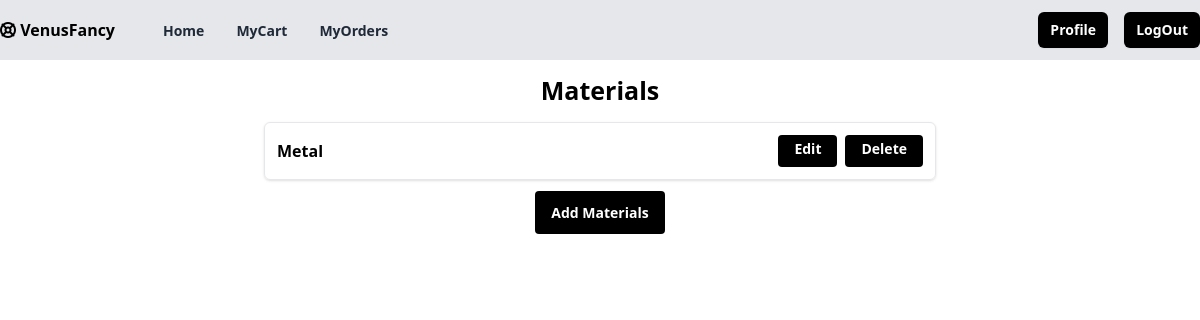
Page /materials/all/ (signed in) on the earlier database version.
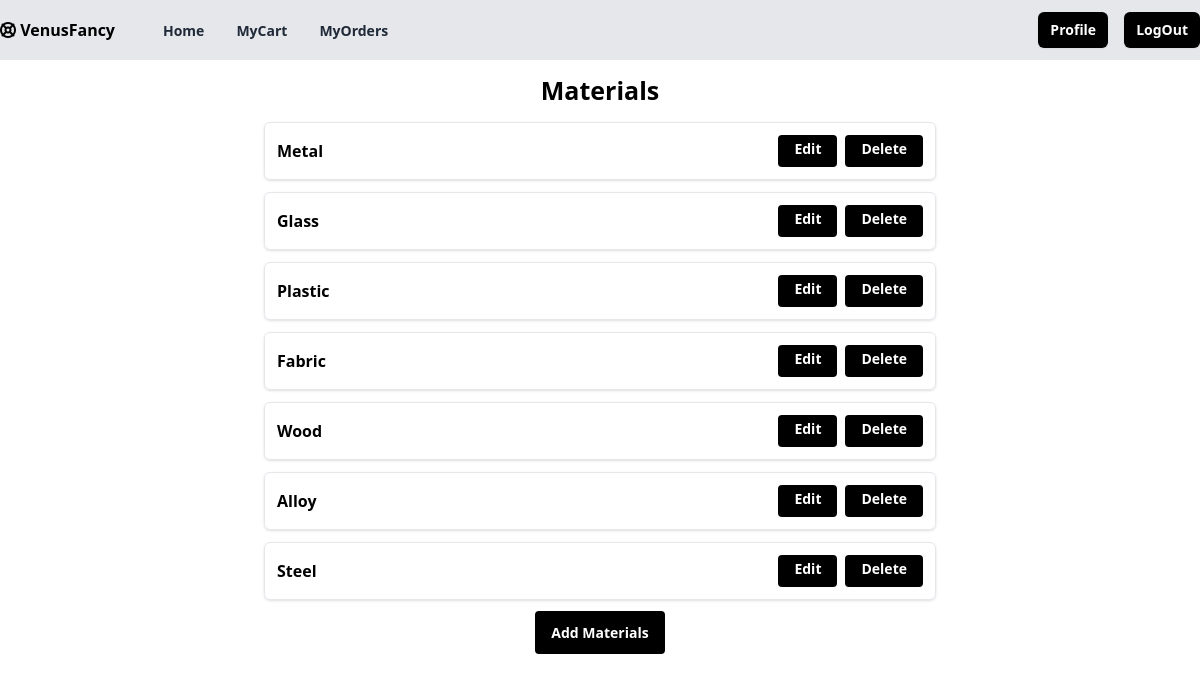
Same page on the later database version.
### myfancy/models.py (models this page shows)
class Material(models.Model):
    name=models.CharField(max_length=200,unique=True)
    created_date=models.DateTimeField(auto_now_add=True)
    updated_date=models.DateTimeField(auto_now=True)
    is_active=models.BooleanField(default=True)
    def __str__(self):
        return self.name

### myfancy/views.py (the view)
# urls.py: path("materials/all/",views.MaterialListView.as_view(),name="material-all"),
@method_decorator(signin_required,name="dispatch")
class MaterialListView(ListView):
    model=Material
    template_name="shop/material_list.html"
    context_object_name="materials"

### myfancy/templates/shop/material_list.html
{% extends "shop/base.html" %}
{% block main_block %}
{%if materials%}
<div class="my-3 mx-auto text-center"><label for=""><h1 class="text-[25px]"><b>Materials</b></h1></label></div>
    {%for m in materials%}
    <div class="flex max-w-2xl flex-col items-center rounded-md border md:flex-row mx-auto mt-3 shadow border p-3">
        <div class="flex justify-between items-center w-full">
            <b>{{ m }}</b>
            <div class="flex space-x-2">
                <a href="{% url 'material-edit' m.id %}" class="h-8 rounded bg-black px-4 py-1 text-white text-sm font-semibold hover:bg-gray-800 focus:outline-none">Edit</a>
                <a href="{% url 'material-delete' m.id %}" class="h-8 rounded bg-black px-4 py-1 text-white text-sm font-semibold hover:bg-gray-800 focus:outline-none">Delete</a>
            </div>
        </div>
    </div>
    {%endfor%}
{%else%}
<div class="text-center"><b>No Materials Yet</b></div>
{%endif%}
    <div class="my-5">
    <center>
    <a href="{% url 'material-add'%}" class="h-8 rounded bg-black px-4 py-3 text-white text-sm font-semibold hover:bg-gray-800 focus:outline-none">Add Materials</a>
    </center>
    </div>
{%endblock%}

Differences in the rows shown:
added Material: name "Glass"
added Material: name "Plastic"
added Material: name "Fabric"
added Material: name "Wood"
added Material: name "Alloy"
added Material: name "Steel"
